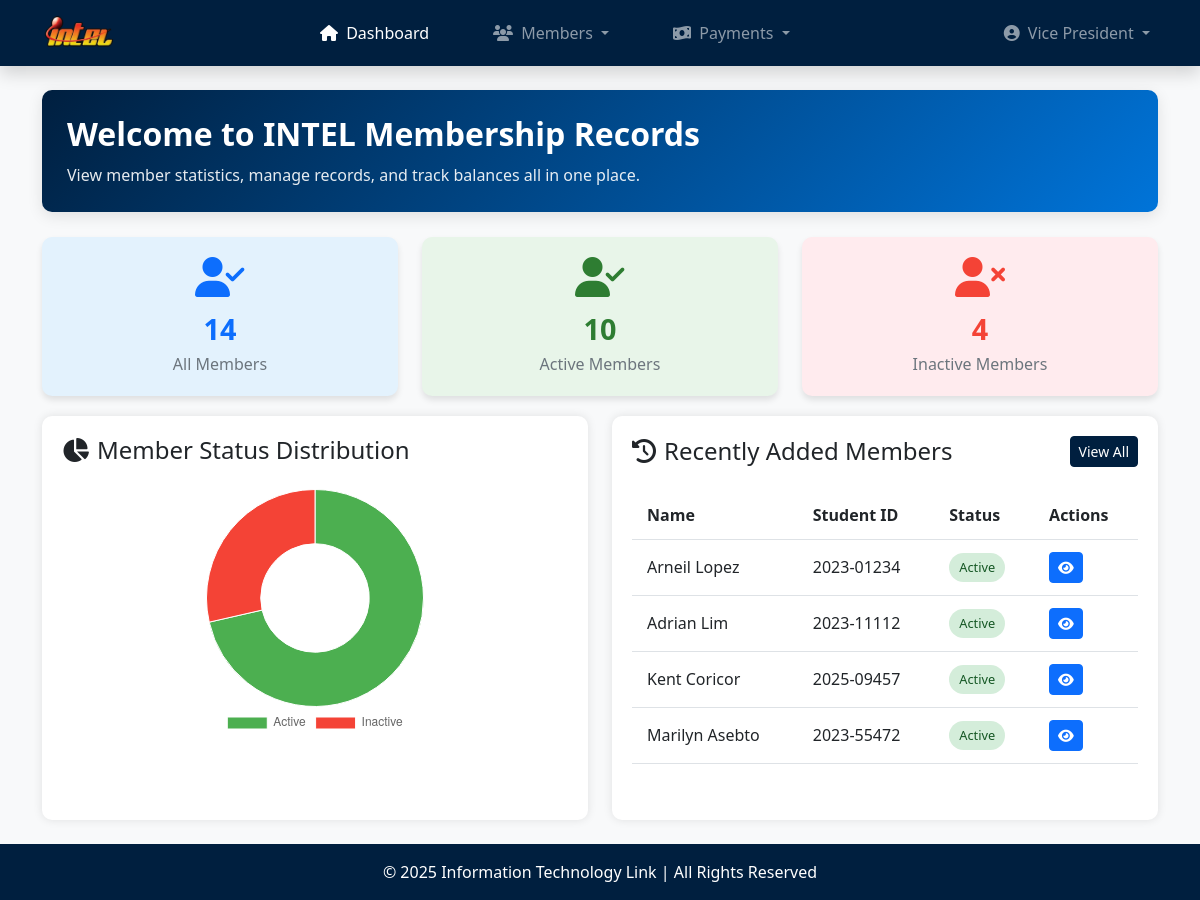
/index.php (signed in), run on an earlier commit of the app's database.
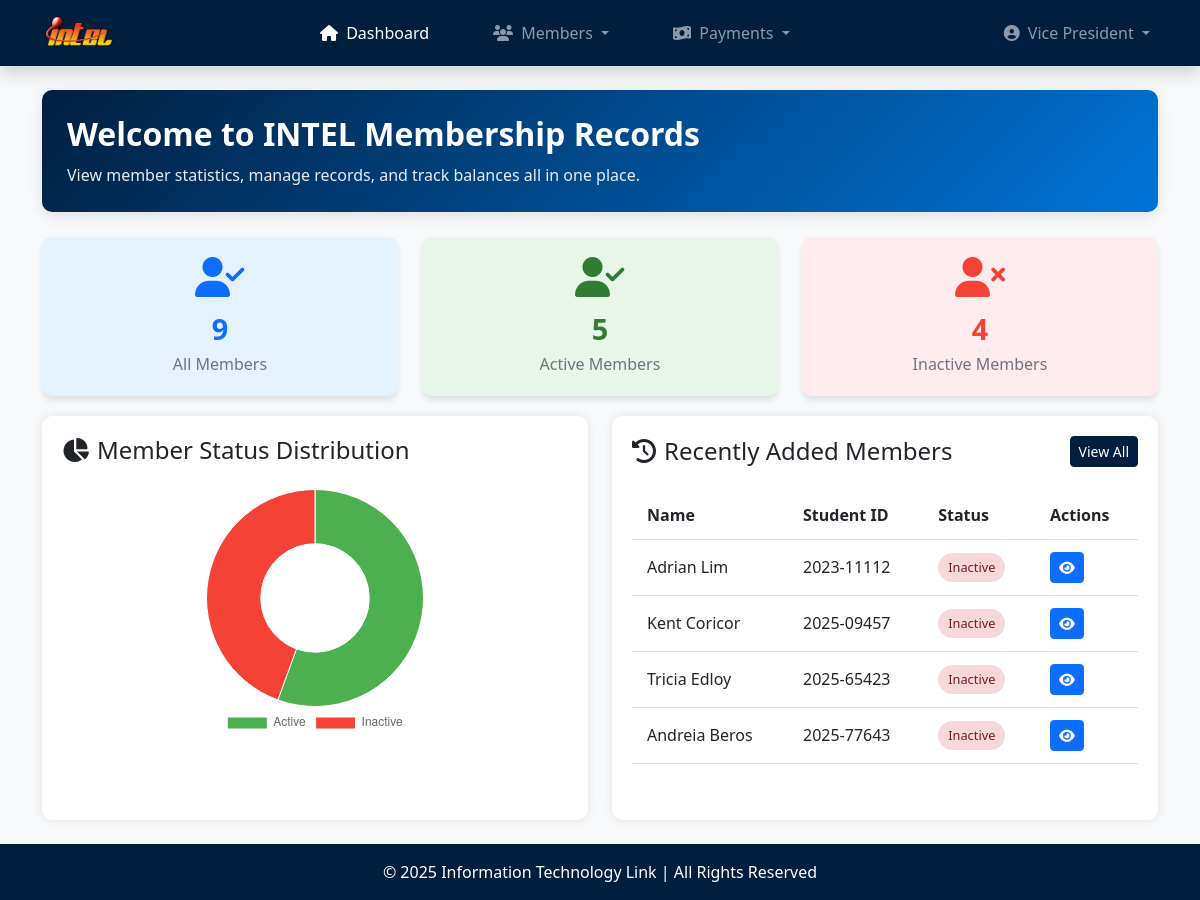
And on a later commit of the database.
### tables this page shows
CREATE TABLE `members` (
  `member_id` varchar(25) NOT NULL,
  `last_name` varchar(30) NOT NULL,
  `first_name` varchar(30) NOT NULL,
  `middle_name` varchar(30) DEFAULT NULL,
  `contact_num` varchar(15) NOT NULL,
  `email` varchar(60) NOT NULL,
  `status` enum('Active','Inactive') NOT NULL,
  `membership_date` timestamp NOT NULL DEFAULT current_timestamp()
);

### index.php (the view, shortened to what the changed rows need)
<?php
    require_once('database.php');
    $stats = [];
    $stmt = $conn->prepare("SELECT COUNT(*) AS total FROM members");
    $stmt->execute();
    $result = $stmt->get_result();
    $stats['total_members'] = $result->fetch_assoc()['total'];
    $stmt = $conn->prepare("SELECT COUNT(*) AS active FROM members WHERE status = 'Active'");
    $stmt->execute();
    $result = $stmt->get_result();
    $stats['active_members'] = $result->fetch_assoc()['active'];
    $stmt = $conn->prepare("SELECT COUNT(*) AS inactive FROM members WHERE status = 'Inactive'");
    $stmt->execute();
    $result = $stmt->get_result();
    $stats['inactive_members'] = $result->fetch_assoc()['inactive'];
    $stmt = $conn->prepare("
        SELECT member_id, first_name, last_name, status
        FROM members
        ORDER BY membership_date DESC
        LIMIT 4
    ");
    $stmt->execute();
    $recent_members = $stmt->get_result();
?>
<!DOCTYPE html>
<html lang="en">
<head>
    <link rel="stylesheet" href="https://cdn.jsdelivr.net/npm/bootstrap@5.3.0-alpha1/dist/css/bootstrap.min.css">
    <link rel="stylesheet" href="https://cdnjs.cloudflare.com/ajax/libs/font-awesome/6.4.0/css/all.min.css">
</head>
<body>
    <?php include('navbar.php'); ?>
    <main class="container my-4">
        <div class="welcome-banner">
            <div class="row align-items-center">
                <div class="col-lg-8">
                    <h2>Welcome to INTEL Membership Records</h2>
                </div>
            </div>
        </div>
        <div class="row">
            <div class="col-md-4">
                <div class="stat-card bg-light-blue text-center">
                    <i class="fas fa-user-check"></i>
                    <h3><?php echo number_format($stats['total_members']); ?></h3>
                    <p>All Members</p>
                </div>
            </div>
            <div class="col-md-4">
                <div class="stat-card bg-light-green text-center">
                    <i class="fas fa-user-check"></i>
                    <h3><?php echo number_format($stats['active_members']); ?></h3>
                    <p>Active Members</p>
                </div>
            </div>
        </div>
        <div class="row">
            <div class="col-lg-6">
                <div class="dashboard-container h-100">
                    <div class="chart-container">
                        <canvas id="statusChart"></canvas>
                    </div>
                </div>
            </div>
            <div class="col-lg-6">
                <div class="dashboard-container h-100">
                    <div class="table-responsive">
                        <table class="table table-hover recent-table">
                            <thead>
                                <tr>
                                    <th>Name</th>
                                    <th>Student ID</th>
                                    <th>Status</th>
                                    <th>Actions</th>
                                </tr>
                            </thead>
                            <tbody>
                                <?php if($recent_members->num_rows > 0): ?>
                                    <?php while($member = $recent_members->fetch_assoc()): ?>
                                        <tr>
                                            <td><?php echo htmlspecialchars($member['first_name'] . ' ' . $member['last_name']); ?></td>
                                            <td><?php echo htmlspecialchars($member['member_id']); ?></td>
                                            <td>
                                                <?php
                                                    $status_class = '';
                                                    switch ($member['status']) {
                                                        case 'Active':
                                                            $status_class = 'status-active';
                                                            break;
                                                        case 'Inactive':
                                                            $status_class = 'status-inactive';
                                                            break;
                                                    }
                                                ?>
                                                <span class="status-badge <?php echo $status_class; ?>">
                                                    <?php echo htmlspecialchars($member['status']); ?>
                                                </span>
                                            </td>
                                            <td>
                                                <a href="view_member.php?id=<?php echo $member['member_id']; ?>" class="btn btn-sm btn-primary" title="View">
                                                    <i class="fas fa-eye"></i>
                                                </a>
                                            </td>
                                        </tr>
                                    <?php endwhile; ?>
                                <?php else: ?>
                                    <tr>
                                        <td colspan="4" class="text-center">No members found</td>
                                    </tr>
                                <?php endif; ?>
                            </tbody>
                        </table>
                    </div>
                </div>
            </div>
        </div>
    </main>
    <script>
        // Status distribution chart
        const statusCtx = document.getElementById('statusChart').getContext('2d');
        const statusChart = new Chart(statusCtx, {
            type: 'doughnut',
            data: {
                labels: ['Active', 'Inactive'],
                datasets: [{
                    data: [
                        <?php echo $stats['active_members']; ?>,
                        <?php echo $stats['inactive_members']; ?>,
                    ],
                    backgroundColor: [
                        '#4CAF50',  // green for active
                        '#F44336',  // red for inactive
                    ],
                    borderWidth: 1
                }]
            },
            options: {
                responsive: true,
                maintainAspectRatio: false,
                plugins: {
                    legend: {
                        position: 'bottom'
                    }
                }
            }
        });
        document.addEventListener("DOMContentLoaded", function() {
            setTimeout(function() {
                let alertBox = document.querySelector(".alert");
                if (alertBox) {
                    alertBox.style.transition = "opacity 0.5s";
                    alertBox.style.opacity = "0";
                    setTimeout(() => alertBox.style.display = "none", 500);
                }
            }, 2500); // 2.5 seconds delay
        });
    </script>
</body>
</html>

What changed in the data, as far as the page shows it:
removed members: first_name+last_name "Arneil Lopez", member_id "2023-01234", status "Active"
removed members: first_name+last_name "Marilyn Asebto", member_id "2023-55472", status "Active"
changed members "Adrian Lim": status "Active" → "Inactive"
changed members "Kent Coricor": status "Active" → "Inactive"
now on this page (row edited): members: first_name+last_name "Tricia Edloy", member_id "2025-65423", status "Inactive"
now on this page (row edited): members: first_name+last_name "Andreia Beros", member_id "2025-77643", status "Inactive"
Also different on the page:
$stats['total_members']: "14" → "9"
$stats['active_members']: "10" → "5"
chart data {{ $stats['active_members'] }}: 10 → 5
